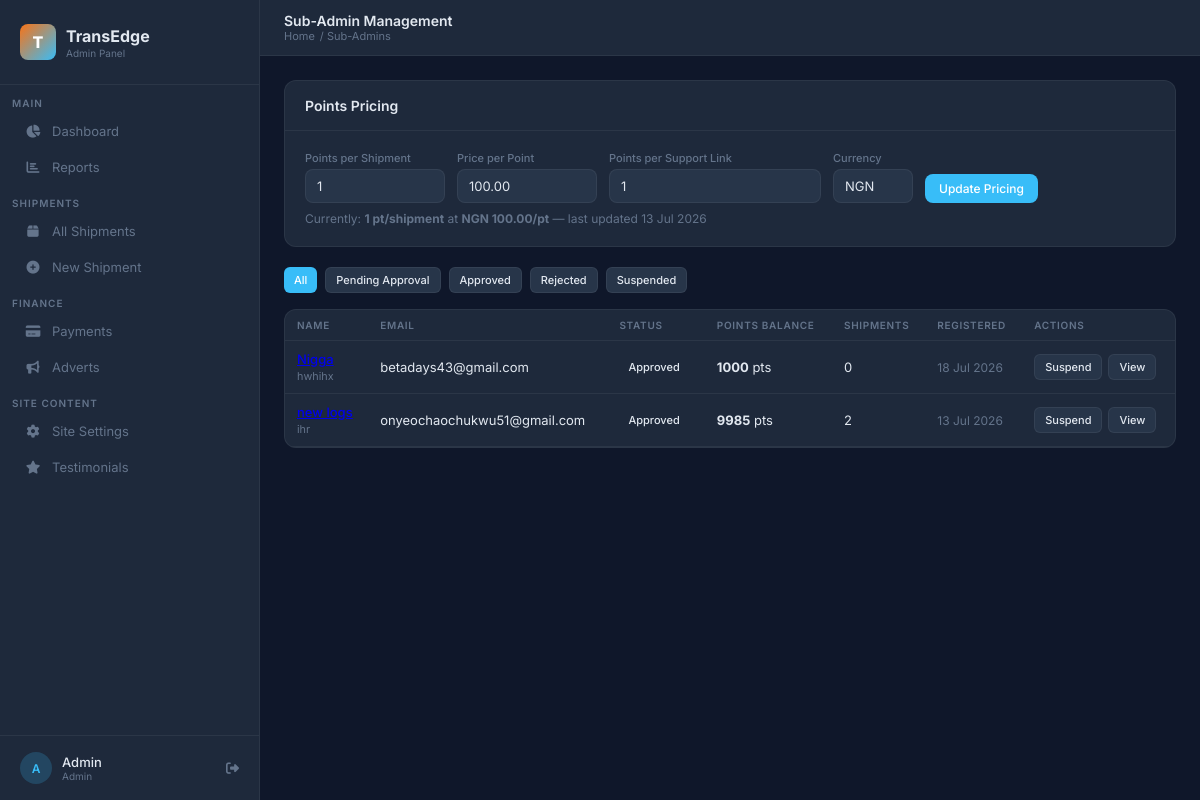
Page /shipping/admin-portal/sub-admins/ (signed in) on the committed database.
### Business/models.py (models this page shows, shortened)
class User(AbstractBaseUser, PermissionsMixin):
    class Role(models.TextChoices):
        ADMIN     = "admin",     "Admin"
        STAFF     = "staff",     "Staff"
        SUB_ADMIN = "sub_admin", "Sub Admin"
    id          = models.UUIDField(primary_key=True, default=uuid.uuid4, editable=False)
    email       = models.EmailField(unique=True)
    full_name   = models.CharField(max_length=255)
    phone       = models.CharField(max_length=20, blank=True)
    role        = models.CharField(max_length=10, choices=Role.choices, default=Role.STAFF)
    is_active   = models.BooleanField(default=True)
    is_staff    = models.BooleanField(default=False)
    date_joined = models.DateTimeField(default=timezone.now)
    groups = models.ManyToManyField(
        'auth.Group',
        related_name='business_user_set',
        blank=True,
    )
    user_permissions = models.ManyToManyField(
        'auth.Permission',
        related_name='business_user_set',
        blank=True,
    )
    objects = UserManager()
    USERNAME_FIELD  = "email"
    REQUIRED_FIELDS = ["full_name"]

class PointsPricing(models.Model):
    points_per_shipment      = models.PositiveIntegerField(default=1)
    points_per_amendment     = models.PositiveIntegerField(default=1)
    points_per_invoice       = models.PositiveIntegerField(default=1)   # ← ADD THIS
    price_per_point          = models.DecimalField(max_digits=14, decimal_places=2, default=Decimal("100"))
    points_per_support_link  = models.PositiveIntegerField(default=1)
    points_per_site_customization = models.PositiveIntegerField(default=1)
    invoice_fee = models.DecimalField(
        max_digits=14, decimal_places=2, default=Decimal("0"),
        help_text="Flat fee added to every invoice created from a shipment."
    )
    currency    = models.CharField(max_length=5, default="NGN")
    updated_by  = models.ForeignKey(settings.AUTH_USER_MODEL, on_delete=models.SET_NULL, null=True, blank=True)
    updated_at  = models.DateTimeField(auto_now=True)
    class Meta:
        verbose_name = "Points Pricing"
    @classmethod
    def get_current(cls):
        obj, _ = cls.objects.get_or_create(pk=1)
        return obj

class SubAdminProfile(models.Model):
    class ApprovalStatus(models.TextChoices):
        PENDING   = "pending",   "Pending Approval"
        APPROVED  = "approved",  "Approved"
        REJECTED  = "rejected",  "Rejected"
        SUSPENDED = "suspended", "Suspended"
    user            = models.OneToOneField(
        settings.AUTH_USER_MODEL,
        on_delete=models.CASCADE,
        related_name="sub_admin_profile",
    )
    approval_status = models.CharField(
        max_length=10,
        choices=ApprovalStatus.choices,
        default=ApprovalStatus.PENDING,
    )
    approved_by     = models.ForeignKey(
        settings.AUTH_USER_MODEL,
        on_delete=models.SET_NULL,
        null=True, blank=True,
        related_name="approved_sub_admins",
    )
    approved_at        = models.DateTimeField(null=True, blank=True)
    rejection_reason   = models.TextField(blank=True)
    points_balance     = models.PositiveIntegerField(default=0)
    company_name       = models.CharField(max_length=255, blank=True)
    phone              = models.CharField(max_length=20, blank=True)
    address            = models.TextField(blank=True)
    created_at         = models.DateTimeField(auto_now_add=True)
    updated_at         = models.DateTimeField(auto_now=True)
    avatar          = models.ImageField(upload_to="avatars/", null=True, blank=True)
    whatsapp_number = models.CharField(max_length=20, blank=True)
    referral_code   = models.CharField(max_length=12, unique=True, blank=True, default="")
    referred_by     = models.ForeignKey(
        "self", null=True, blank=True,
        on_delete=models.SET_NULL, related_name="referrals",
    )
    last_activity   = models.DateTimeField(null=True, blank=True)

### Business/sub_admin_views.py (the view)
    def wrapper(request, *args, **kwargs):
        if not request.user.is_authenticated:
            return redirect("admin-login")
        if request.user.role != User.Role.ADMIN:
            messages.error(request, "Super admin access required.")
            return redirect("admin-dashboard")
        return view_func(request, *args, **kwargs)

### Business/templates/admin/manage_sub_admins.html (shortened to what this page needs)
{% extends "admin/base_admin.html" %}
{% block page_title %}Sub-Admin Management{% endblock %}
{% block breadcrumb %}<a href="{% url 'admin-dashboard' %}">Home</a> / Sub-Admins{% endblock %}
{% block content %}
<div class="card" style="margin-bottom:20px;">
  <div class="card-header"><h3>Points Pricing</h3></div>
  <div class="card-body">
    <form method="post" action="{% url 'set-points-pricing' %}"
          style="display:flex;gap:12px;align-items:flex-end;flex-wrap:wrap;">
      <div class="form-group" style="margin:0;">
        <label>Points per Shipment</label>
        <input type="number" name="points_per_shipment" value="{{ pricing.points_per_shipment }}"
               min="1" style="width:140px;" required/>
      </div>
      <div class="form-group" style="margin:0;">
        <label>Price per Point</label>
        <input type="number" name="price_per_point" value="{{ pricing.price_per_point }}"
               step="0.01" min="0" style="width:140px;" required/>
      </div>
      <div class="form-group">
        <label>Points per Support Link</label>
        <input type="number" name="points_per_support_link" value="{{ pricing.points_per_support_link }}" min="1">
      </div>
      <div class="form-group" style="margin:0;">
        <label>Currency</label>
        <input type="text" name="currency" value="{{ pricing.currency }}"
               maxlength="5" style="width:80px;"/>
      </div>
      <button type="submit" class="btn btn-primary">Update Pricing</button>
    </form>
    <p style="font-size:12px;color:var(--muted);margin-top:8px;">
      Currently: <strong>{{ pricing.points_per_shipment }} pt{{ pricing.points_per_shipment|pluralize }}/shipment</strong>
      at <strong>{{ pricing.currency }} {{ pricing.price_per_point }}/pt</strong>
      {% if pricing.updated_at %}— last updated {{ pricing.updated_at|date:"d M Y" }}{% endif %}
    </p>
  </div>
</div>
<div style="display:flex;gap:8px;margin-bottom:16px;flex-wrap:wrap;">
  <a href="?" class="btn {% if not status_filter %}btn-primary{% else %}btn-ghost{% endif %} btn-sm">All</a>
  {% for val, label in status_choices %}
  <a href="?status={{ val }}"
     class="btn {% if status_filter == val %}btn-primary{% else %}btn-ghost{% endif %} btn-sm">
    {{ label }}
  </a>
  {% endfor %}
</div>
<div class="card">
  <div class="card-body" style="padding:0;">
    <table>
      <thead>
        <tr>
          <th>Name</th>
          <th>Email</th>
          <th>Status</th>
          <th>Points Balance</th>
          <th>Shipments</th>
          <th>Registered</th>
          <th>Actions</th>
        </tr>
      </thead>
      <tbody>
        {% for profile in page_obj %}
        <tr>
          <td>
            <a href="{% url 'sub-admin-detail' profile.pk %}" style="font-weight:500;">
            </a>
            {% if profile.company_name %}
            <br><small style="color:var(--muted);">{{ profile.company_name }}</small>
            {% endif %}
          </td>
          <td style="font-size:13px;">{{ profile.user.email }}</td>
          <td>
            {% if profile.approval_status == 'approved' %}
              <span class="badge b-delivered">Approved</span>
            {% elif profile.approval_status == 'pending' %}
              <span class="badge b-pending">Pending</span>
            {% elif profile.approval_status == 'rejected' %}
              <span class="badge b-unpaid">Rejected</span>
            {% else %}
              <span class="badge b-held">Suspended</span>
            {% endif %}
          </td>
          <td>
            <strong>{{ profile.points_balance }}</strong> pts
          </td>
          <td>{{ profile.user.created_shipments.count }}</td>
          <td style="font-size:12px;color:var(--muted);">{{ profile.created_at|date:"d M Y" }}</td>
          <td>
            <div style="display:flex;gap:6px;flex-wrap:wrap;">
              {% if profile.approval_status == 'pending' %}
                <form method="post" action="{% url 'approve-sub-admin' profile.pk %}">
                  {% csrf_token %}
                  <button class="btn btn-primary btn-sm">Approve</button>
                </form>
                <button class="btn btn-danger btn-sm"
                        onclick="document.getElementById('reject-{{ profile.pk }}').style.display='flex'">
                  Reject
                </button>
              {% elif profile.approval_status == 'approved' %}
                <form method="post" action="{% url 'suspend-sub-admin' profile.pk %}"
                      onsubmit="return confirm('Suspend {{ profile.user.full_name }}?')">
                  <button class="btn btn-ghost btn-sm">Suspend</button>
                </form>
              {% elif profile.approval_status == 'suspended' %}
                <form method="post" action="{% url 'reinstate-sub-admin' profile.pk %}">
                  {% csrf_token %}
                  <button class="btn btn-primary btn-sm">Reinstate</button>
                </form>
              {% elif profile.approval_status == 'rejected' %}
                <form method="post" action="{% url 'approve-sub-admin' profile.pk %}">
                  {% csrf_token %}
                  <button class="btn btn-primary btn-sm">Approve Instead</button>
                </form>
              {% endif %}
              <a href="{% url 'sub-admin-detail' profile.pk %}" class="btn btn-ghost btn-sm">View</a>
            </div>
          </td>
        </tr>
        {% empty %}
        <tr>
          <td colspan="7" style="text-align:center;color:var(--muted);padding:30px;">
            No sub-admins found.
          </td>
        </tr>
        {% endfor %}
      </tbody>
    </table>
  </div>
</div>
{% endblock %}

### Business/templates/admin/base_admin.html (shortened to what this page needs)
<!DOCTYPE html>
<html lang="en">
<head>
  <link rel="stylesheet" href="https://cdnjs.cloudflare.com/ajax/libs/font-awesome/6.5.0/css/all.min.css"/>
</head>
<body>
<aside class="sidebar" id="sidebar">
  <div class="sidebar-brand">
    <div class="brand-icon">T</div>
    <div>
      <div class="brand-name">TransEdge</div>
      <div class="brand-sub">Admin Panel</div>
    </div>
  </div>
  <div class="nav-group">Main</div>
  <a href="{% url 'admin-dashboard' %}" class="nav-item {% if request.resolver_match.url_name == 'admin-dashboard' %}active{% endif %}">
    <i class="fas fa-chart-pie"></i> Dashboard
  </a>
  <a href="{% url 'reports' %}" class="nav-item {% if request.resolver_match.url_name == 'reports' %}active{% endif %}">
    <i class="fas fa-chart-bar"></i> Reports
  </a>
  <div class="nav-group">Shipments</div>
  <a href="{% url 'shipment-list' %}" class="nav-item {% if 'shipment' in request.resolver_match.url_name %}active{% endif %}">
    <i class="fas fa-box"></i> All Shipments
  </a>
  <a href="{% url 'shipment-create' %}" class="nav-item">
    <i class="fas fa-plus-circle"></i> New Shipment
  </a>
  <div class="nav-group">Finance</div>
  <a href="{% url 'payment-list' %}" class="nav-item {% if 'payment' in request.resolver_match.url_name %}active{% endif %}">
    <i class="fas fa-credit-card"></i> Payments
  </a>
  <a href="{% url 'admin-advert-list' %}" class="nav-item {% if 'advert' in request.resolver_match.url_name %}active{% endif %}">
  <i class="fas fa-bullhorn"></i> Adverts
</a>
  <div class="nav-group">Site Content</div>
  <a href="{% url 'admin-site-settings' %}" class="nav-item {% if 'site-settings' in request.resolver_match.url_name %}active{% endif %}">
    <i class="fas fa-cog"></i> Site Settings
  </a>
  <a href="{% url 'admin-testimonials' %}" class="nav-item {% if 'testimonial' in request.resolver_match.url_name %}active{% endif %}">
    <i class="fas fa-star"></i> Testimonials
  </a>
  <div class="sidebar-footer">
    <div class="avatar">{{ request.user.full_name|slice:":1"|upper }}</div>
    <div>
      <div class="user-name">{{ request.user.full_name|truncatechars:16 }}</div>
      <div class="user-role">{{ request.user.get_role_display }}</div>
    </div>
    <a href="{% url 'admin-logout' %}" class="logout-link" title="Logout"><i class="fas fa-sign-out-alt"></i></a>
  </div>
</aside>
<div class="main">
  <header class="topbar">
    <div>
      <div class="topbar-title">{% block page_title %}Dashboard{% endblock %}</div>
      <div class="topbar-breadcrumb">{% block breadcrumb %}{% endblock %}</div>
    </div>
  </header>
  <main class="content">
    {% block content %}{% endblock %}
  </main>
</div>
</body>
</html>

### rows in the picture
User: user.full_name "A", user.full_name "Admin", user.role "Admin"
PointsPricing: points_per_shipment "1", price_per_point "100.00", points_per_support_link "1", currency "NGN", updated_at "13 Jul 2026"
SubAdminProfile: company_name "hwhihx", user.email "betadays43@gmail.com", approval_status "Approved", points_balance "1000", user.created_shipments.count "0", created_at "18 Jul 2026"
SubAdminProfile: company_name "ihr", user.email "onyeochaochukwu51@gmail.com", approval_status "Approved", points_balance "9985", user.created_shipments.count "2", created_at "13 Jul 2026"

### other values in the picture
{{ label }} "Pending Approval" "Approved" "Rejected" "Suspended"
